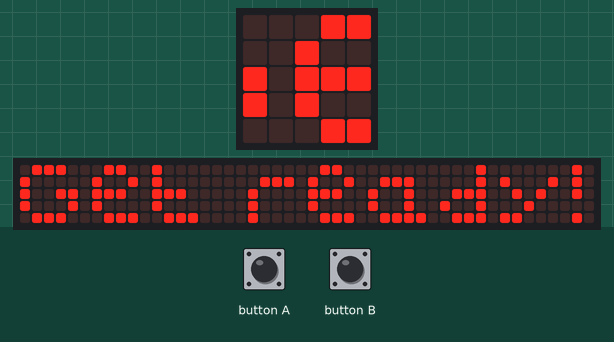
This program was run on a simulated BBC micro:bit running MicroPython. Shown: the board's 5×5 LED display, a strip that is not on the board, showing the scrolling text unrolled. Inputs (shaded band) come from the test bench. Random numbers come from a fixed seed; the 48×5 strip is a reading aid, not a part: it shows the text the display is scrolling, unrolled, one strip-width of it at a time.

Above: at 1.27 s.
1.3 s: button A pressed for 0.15 s
2.0 s: button B pressed for 0.15 s
At 8.02 s:
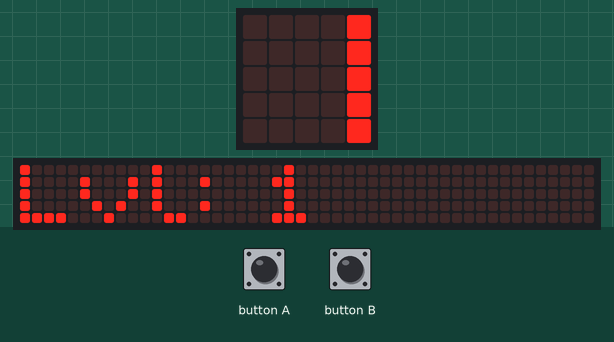
9.9 s: button A pressed for 1 s
11.5 s: button B pressed for 1 s
At 14.0 s:
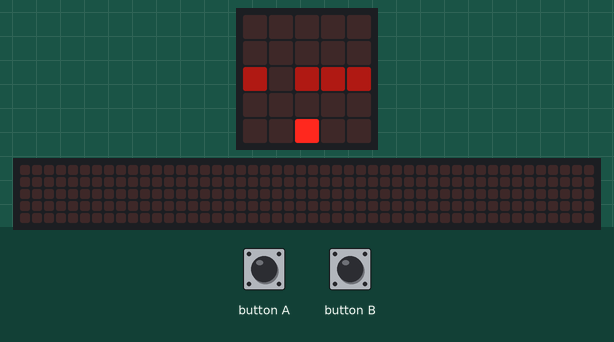
At 21.8 s:
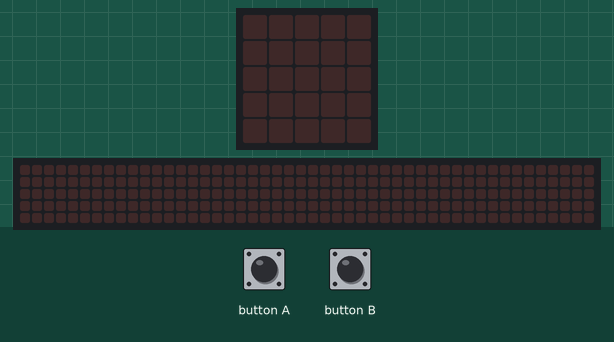

Measured:
- what the display in image 2 shows lasts 0.7 s, from 13.5 s to 14.2 s

The program:

Game.py
```python
from microbit import *
import random

x = 50
fall = 0
score = 0
pos = 2
counter = 0
verif = 0

DELAY = 20
SHIFT_WALL_LVL_1 = 30
NEW_WALL_LVL_1 = 150
COUNTS_PER_SCORE_LVL_1 = 150

SHIFT_WALL_LVL_2 = 20
NEW_WALL_LVL_2 = 100
COUNTS_PER_SCORE_LVL_2 = 100

SHIFT_WALL_LVL_3 = 10
NEW_WALL_LVL_3 = 50
COUNTS_PER_SCORE_LVL_3 = 50

def make_pipe():
	i = Image("22222:00000:00000:00000:00000")
	gap = random.randint(0,3)
	i.set_pixel(gap, 0, 0)
	return i

i = make_pipe()


while True:
	if counter == 0:
		display.scroll("Get ready!")
	counter += 1
	display.show(i)

	if button_a.was_pressed():
		pos -= 1
	if button_b.was_pressed():
		pos += 1
	if pos < 0:
		pos = 0
	if pos > 4:
		pos = 4
	fall += 1
	if fall > 2:
		fall = 2

		x += fall

	if x > 99:
		x = 99
	if x < 0:
		x = 0

	led_x = int(x / 20)
	display.set_pixel(pos, led_x, 9)

	if i.get_pixel(pos, 4) != 0:				# if the player hits the wall shows sad img + score
		display.show(Image.SAD)
		sleep(500)
		display.scroll("Score: " + str(score))
		break

	if score <= 4:
		if score == 0 and verif == 0:
			display.scroll("Lvl: 1")
			verif = 1

		if(counter % SHIFT_WALL_LVL_1 == 0):
			i = i.shift_down(1)

		if(counter % NEW_WALL_LVL_1 == 0):
			i = make_pipe()

		if(counter % COUNTS_PER_SCORE_LVL_1 == 0):
			score += 1

	if score > 4 and score <= 16:
		if score == 5 and verif == 1:
			display.scroll("Lvl: 2")
			verif = 2

		if(counter % SHIFT_WALL_LVL_2 == 0):
			i = i.shift_down(1)

		if(counter % NEW_WALL_LVL_2 == 0):
			i = make_pipe()

		if(counter % COUNTS_PER_SCORE_LVL_2 == 0):
			score += 2

	if score > 16:
		if score == 17 and verif == 2:
			display.scroll("Lvl: 3")
			verif = 3

		if(counter % SHIFT_WALL_LVL_3 == 0):
			i = i.shift_down(1)

		if(counter % NEW_WALL_LVL_3 == 0):
			i = make_pipe()

		if(counter % COUNTS_PER_SCORE_LVL_3 == 0):
			score += 3

	sleep(20)
```
